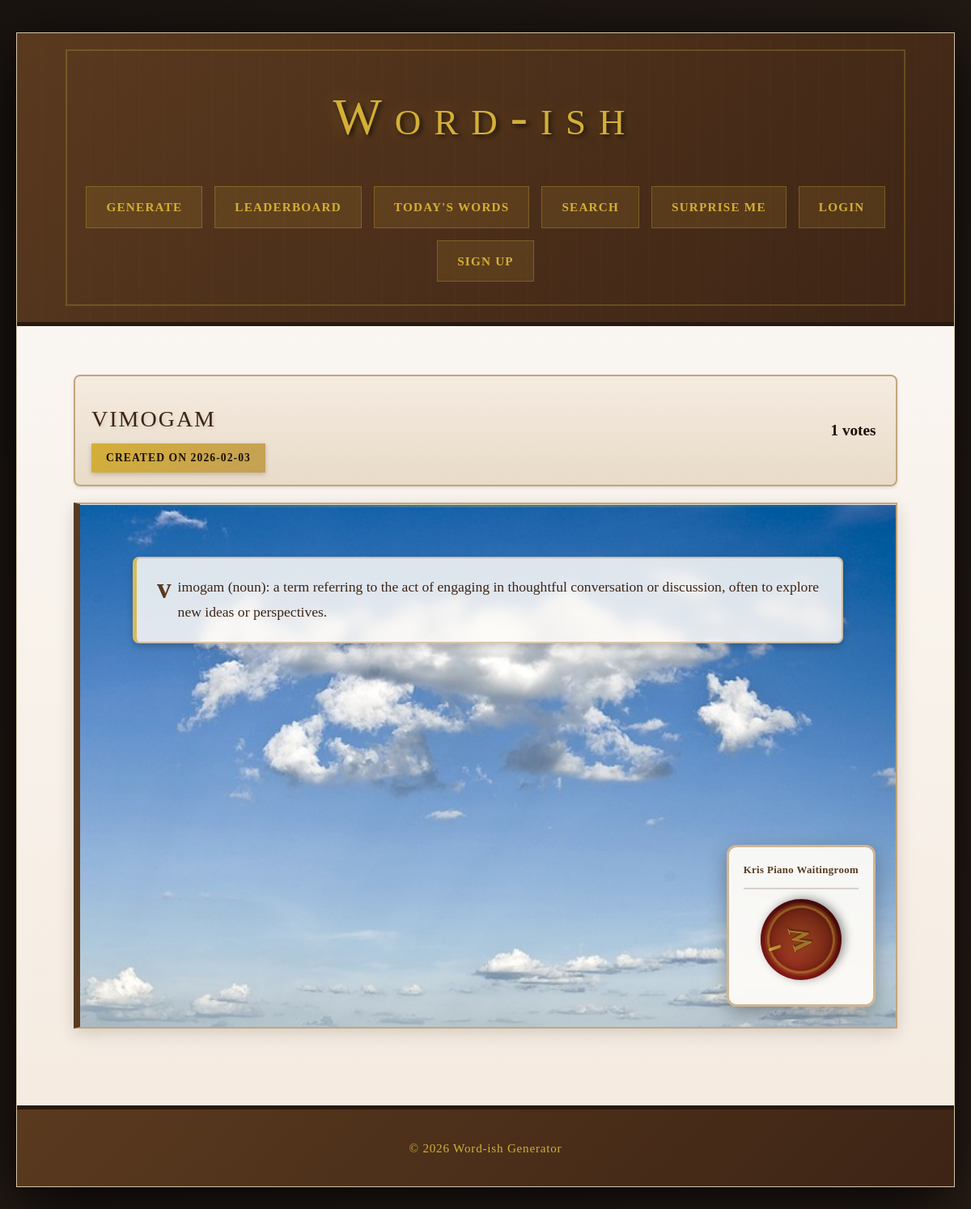
Screenshot of /word/vimogam with the database file from the repository.
### tables this page shows
CREATE TABLE words (
                id INTEGER PRIMARY KEY AUTOINCREMENT,
                word TEXT NOT NULL,
                definition TEXT NOT NULL,
                is_new BOOLEAN NOT NULL,
                image TEXT,
                song TEXT,
                source TEXT,
                created_by INTEGER,
                created_at TIMESTAMP DEFAULT CURRENT_TIMESTAMP,
                FOREIGN KEY (created_by) REFERENCES users (id)
            );

### generator.py (the view)
@app.route("/word/<word_text>")
def word_detail(word_text):
    word = db.get_word_by_text(word_text)
    if not word:
        flash('Word not found', 'error')
        return redirect(url_for('index'))
    pic_url = url_for('static', filename=f'images/{word["image"]}') if word['image'] else None
    song_url = url_for('static', filename=f'songs/{word["song"]}') if word['song'] else None
    user_vote = None
    score = db.get_word_score(word['id'])
    if current_user.is_authenticated:
        user_vote = db.get_vote(word['id'], current_user.id)
    created_date = word['created_at'].split('T')[0] if 'T' in word['created_at'] else word['created_at'].split(' ')[0]
    status_label = f"Created on {created_date}"
    return render_template('word_detail.html',
                         word=word['word'],
                         definition=word['definition'],
                         pic_url=pic_url,
                         song_url=song_url,
                         word_id=word['id'],
                         score=score,
                         user_vote=user_vote,
                         status_label=status_label)

### database.py (called while the page is built)
@contextmanager
def get_db():
    conn = sqlite3.connect(DATABASE)
    conn.row_factory = sqlite3.Row
    try:
        yield conn
        conn.commit()
    except Exception:
        conn.rollback()
        raise
    finally:
        conn.close()

def get_word_by_text(word_text):
    with get_db() as conn:
        cursor = conn.cursor()
        cursor.execute('SELECT * FROM words WHERE LOWER(word) = LOWER(?) ORDER BY created_at DESC LIMIT 1', (word_text,))
        return cursor.fetchone()

def get_word_score(word_id):
    with get_db() as conn:
        cursor = conn.cursor()
        cursor.execute(
            'SELECT COALESCE(SUM(vote_type), 0) as score FROM votes WHERE word_id = ?',
            (word_id,)
        )
        return cursor.fetchone()['score']

### templates/word_detail.html (shortened to what this page needs)
<!DOCTYPE html>
<html lang="en">
<head>
    <link rel="stylesheet" href="{{ url_for('static', filename='app.css') }}">
</head>
<body>
    <div class="page">
        <header class="header">
            <div class="header-content">
                <div class="logo-section">
                    <h1 class="app-title"><a href="{{ url_for('index') }}" class="logo-link">Word-ish</a></h1>
                </div>
                <nav class="nav-menu">
                    <a href="{{ url_for('index') }}" class="nav-link">Generate</a>
                    <a href="{{ url_for('leaderboard') }}" class="nav-link">Leaderboard</a>
                    <a href="{{ url_for('daily') }}" class="nav-link">Today's Words</a>
                    <a href="{{ url_for('lookup') }}" class="nav-link">Search</a>
                    <a href="{{ url_for('surprise') }}" class="nav-link">Surprise Me</a>
                    {% if current_user.is_authenticated %}
                        <span class="nav-user">Hi, {{ current_user.username }}</span>
                        <a href="{{ url_for('profile') }}" class="nav-link">Profile</a>
                    {% else %}
                        <a href="{{ url_for('login') }}" class="nav-link">Login</a>
                        <a href="{{ url_for('register') }}" class="nav-link nav-link-primary">Sign Up</a>
                    {% endif %}
                </nav>
            </div>
        </header>
        <main class="content">
            <div class="result-header-section">
                <div class="result-meta">
                    <div>
                        <h2 class="word">{{ word }}</h2>
                        {% if status_label %}
                            <span class="badge">{{ status_label }}</span>
                        {% endif %}
                    </div>
                    {% if word_id and current_user.is_authenticated %}
                    <div class="vote-controls">
                        <button class="vote-btn vote-up {% if user_vote == 1 %}active{% endif %}"
                                onclick="vote({{ word_id }}, 1)"
                                data-word-id="{{ word_id }}">
                            <span class="vote-icon">▲</span>
                        </button>
                        <span class="vote-score" id="score-{{ word_id }}">{{ score }}</span>
                        <button class="vote-btn vote-down {% if user_vote == -1 %}active{% endif %}"
                                onclick="vote({{ word_id }}, -1)"
                                data-word-id="{{ word_id }}">
                            <span class="vote-icon">▼</span>
                        </button>
                    </div>
                    {% elif word_id %}
                    <div class="vote-display">
                        <span class="vote-score">{{ score }} votes</span>
                    </div>
                    {% endif %}
                </div>
            </div>
            <article class="card result-card {% if pic_url %}has-background{% endif %}" {% if pic_url %}style="background-image: url('{{ pic_url }}');"{% endif %}>
                <p class="definition">{{ definition }}</p>
                {% if song_url %}
                        {% set song_name = song_url.split('/')[-1].rsplit('.', 1)[0].replace('_', ' ').replace('-', ' ').title() %}
                        <div class="audio-corner">
                            <div class="audio-corner-header">
                                <span class="song-name">{{ song_name }}</span>
                            </div>
                            <div class="wax-seal-compact" id="waxSeal">
                                <div class="seal-ring"></div>
                                <div class="seal-marker"></div>
                                <div class="seal-center">
                                    <div class="seal-letter">W</div>
                                </div>
                            </div>
                        </div>
                    {% endif %}
            </article>
        </main>
        <footer class="footer">
            <p>&copy; 2026 Word-ish Generator</p>
        </footer>
    </div>
</body>
</html>

### rows the page displays
words: word "vimogam", definition "vimogam (noun): a term referring to the act of engaging in thoughtful conversation or discussion, often to explore new ideas or perspectives."

### other values shown
{{ status_label }} "CREATED ON 2026-02-03"
{{ score }} "1"
{{ song_name }} "Kris Piano Waitingroom"
